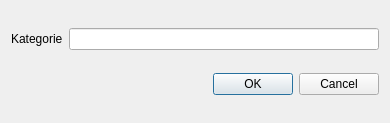
<?xml version="1.0" encoding="UTF-8"?>
<ui version="4.0">
 <class>Dialog</class>
 <widget class="QDialog" name="Dialog">
  <property name="geometry">
   <rect>
    <x>0</x>
    <y>0</y>
    <width>390</width>
    <height>123</height>
   </rect>
  </property>
  <property name="windowTitle">
   <string>Dialog</string>
  </property>
  <layout class="QGridLayout" name="gridLayout">
   <item row="0" column="0">
    <widget class="QLabel" name="label">
     <property name="text">
      <string>Kategorie</string>
     </property>
    </widget>
   </item>
   <item row="0" column="1">
    <widget class="QLineEdit" name="new_category_input"/>
   </item>
   <item row="1" column="0" colspan="2">
    <widget class="QDialogButtonBox" name="buttonBox">
     <property name="orientation">
      <enum>Qt::Horizontal</enum>
     </property>
     <property name="standardButtons">
      <set>QDialogButtonBox::Cancel|QDialogButtonBox::Ok</set>
     </property>
    </widget>
   </item>
  </layout>
 </widget>
 <resources/>
 <connections>
  <connection>
   <sender>buttonBox</sender>
   <signal>accepted()</signal>
   <receiver>Dialog</receiver>
   <slot>accept()</slot>
   <hints>
    <hint type="sourcelabel">
     <x>248</x>
     <y>254</y>
    </hint>
    <hint type="destinationlabel">
     <x>157</x>
     <y>274</y>
    </hint>
   </hints>
  </connection>
  <connection>
   <sender>buttonBox</sender>
   <signal>rejected()</signal>
   <receiver>Dialog</receiver>
   <slot>reject()</slot>
   <hints>
    <hint type="sourcelabel">
     <x>316</x>
     <y>260</y>
    </hint>
    <hint type="destinationlabel">
     <x>286</x>
     <y>274</y>
    </hint>
   </hints>
  </connection>
 </connections>
</ui>
